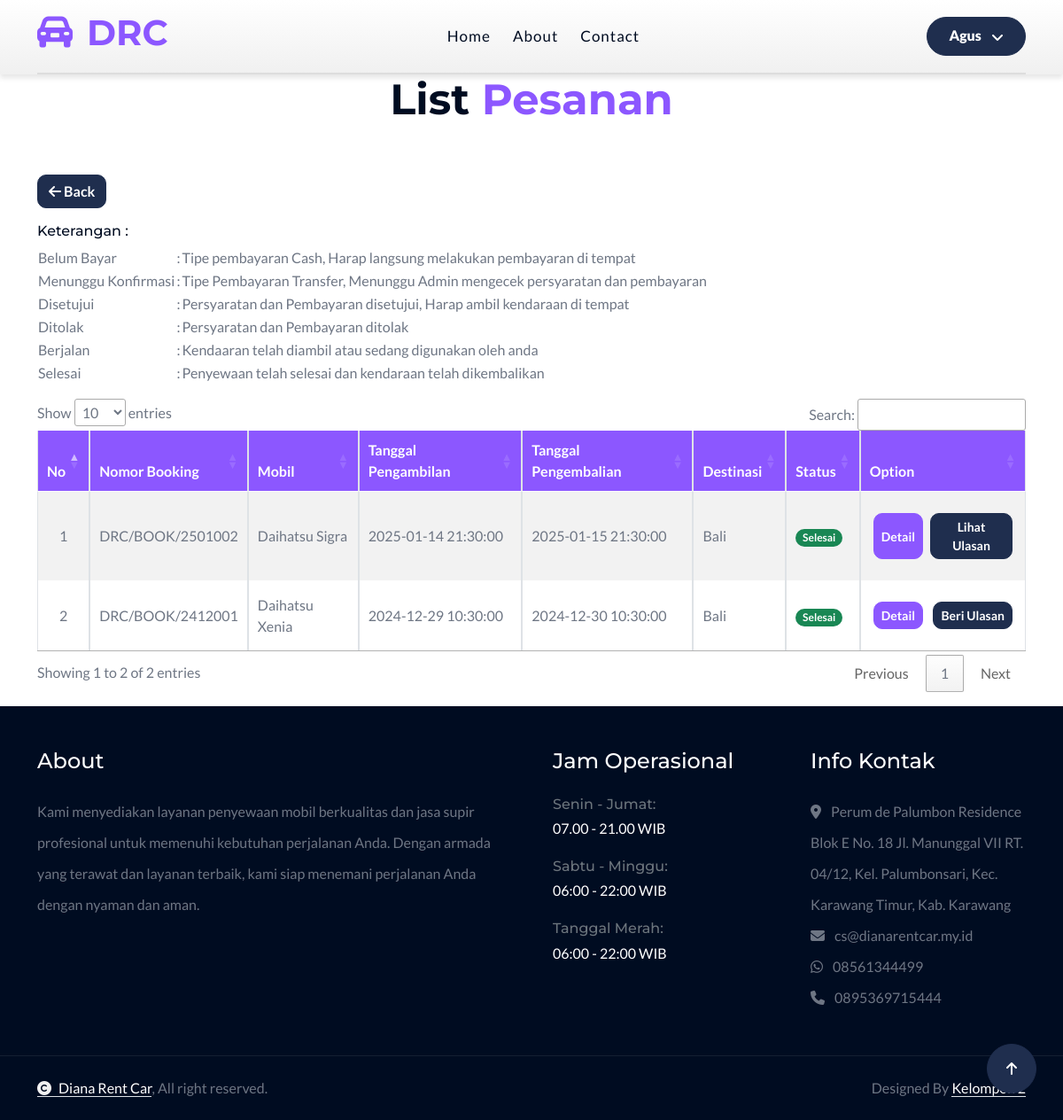
The app's page /index.php?views=transaction_list (signed in) with its own data.
### tables this page shows
CREATE TABLE IF NOT EXISTS `tt_bookings` (
  `id` int NOT NULL AUTO_INCREMENT,
  `uuid` varchar(40) NOT NULL,
  `no_booking` varchar(40) NOT NULL,
  `car_id` int NOT NULL,
  `user_id` int NOT NULL,
  `is_driver` int DEFAULT NULL,
  `driver_id` int DEFAULT NULL,
  `date_start` datetime NOT NULL,
  `date_end` datetime NOT NULL,
  `destination` varchar(255) NOT NULL,
  `harga_mobil` int NOT NULL,
  `total_harga` int NOT NULL,
  `denda_mobil` int DEFAULT NULL,
  `total_denda` int DEFAULT NULL,
  `status` enum('Belum Bayar','Menunggu Konfirmasi','Disetujui','Ditolak','Berjalan','Selesai') NOT NULL,
  `note` text,
  `created_at` timestamp NULL DEFAULT CURRENT_TIMESTAMP,
  `updated_at` timestamp NULL DEFAULT CURRENT_TIMESTAMP ON UPDATE CURRENT_TIMESTAMP,
  PRIMARY KEY (`id`),
  UNIQUE KEY `id` (`id`),
  UNIQUE KEY `no_booking` (`no_booking`),
  KEY `fk_tt_bookings_car_id` (`car_id`),
  KEY `fk_tt_bookings_user_id` (`user_id`),
  KEY `fk_tt_bookings_driver_id` (`driver_id`),
  CONSTRAINT `fk_tt_bookings_car_id` FOREIGN KEY (`car_id`) REFERENCES `tm_cars` (`id`) ON DELETE CASCADE ON UPDATE CASCADE,
  CONSTRAINT `fk_tt_bookings_driver_id` FOREIGN KEY (`driver_id`) REFERENCES `users` (`id`) ON DELETE CASCADE ON UPDATE CASCADE,
  CONSTRAINT `fk_tt_bookings_user_id` FOREIGN KEY (`user_id`) REFERENCES `users` (`id`) ON DELETE CASCADE ON UPDATE CASCADE
);

CREATE TABLE IF NOT EXISTS `tm_cars` (
  `id` int NOT NULL AUTO_INCREMENT,
  `uuid` varchar(36) NOT NULL,
  `merk` varchar(100) NOT NULL,
  `tipe` varchar(100) NOT NULL,
  `jumlah_kursi` int NOT NULL,
  `jumlah_pintu` int NOT NULL,
  `warna` varchar(50) NOT NULL,
  `no_plat` varchar(50) NOT NULL,
  `tahun` year NOT NULL,
  `km` int NOT NULL,
  `jenis_bensin` varchar(50) NOT NULL,
  `harga` int NOT NULL DEFAULT (0),
  `denda` int NOT NULL DEFAULT (0),
  `transmisi` varchar(50) NOT NULL,
  `status` varchar(50) NOT NULL,
  `photo` text,
  `created_by` int DEFAULT NULL,
  `updated_by` int DEFAULT NULL,
  `created_at` datetime DEFAULT CURRENT_TIMESTAMP,
  `updated_at` datetime DEFAULT CURRENT_TIMESTAMP ON UPDATE CURRENT_TIMESTAMP,
  PRIMARY KEY (`id`),
  UNIQUE KEY `id` (`id`),
  UNIQUE KEY `uuid` (`uuid`),
  UNIQUE KEY `no_plat` (`no_plat`)
);

CREATE TABLE IF NOT EXISTS `tm_settings` (
  `id` int NOT NULL AUTO_INCREMENT,
  `uuid` varchar(40) NOT NULL,
  `owner` varchar(50) NOT NULL,
  `photo` varchar(255) NOT NULL,
  `bank` varchar(50) NOT NULL,
  `account_number` varchar(50) NOT NULL,
  `account_name` varchar(50) NOT NULL,
  `address` text NOT NULL,
  `email` varchar(50) NOT NULL,
  `phone_number_1` varchar(14) NOT NULL,
  `phone_number_2` varchar(14) DEFAULT NULL,
  `agreement_1` text NOT NULL,
  `agreement_2` text NOT NULL,
  `visi` text NOT NULL,
  `misi` text NOT NULL,
  `about_company` text NOT NULL,
  `history_company` text NOT NULL,
  `about_footer` text NOT NULL,
  `facebook` varchar(255) DEFAULT NULL,
  `instagram` varchar(255) DEFAULT NULL,
  `twitter` varchar(255) DEFAULT NULL,
  `tiktok` varchar(255) DEFAULT NULL,
  `created_at` timestamp NULL DEFAULT CURRENT_TIMESTAMP,
  `updated_at` timestamp NULL DEFAULT CURRENT_TIMESTAMP ON UPDATE CURRENT_TIMESTAMP,
  PRIMARY KEY (`id`),
  UNIQUE KEY `id` (`id`)
);

### classes/DatabaseExample.php (called while the page is built, shortened)
<?php
class Database
{
    private $host = 'localhost';
    private $db_name = 'dianarentcar';
    private $username = 'root';
    private $password = '';
    public function connect()
    {
        $this->conn = null;
        try {
            $this->conn = new PDO("mysql:host=" . $this->host . ";dbname=" . $this->db_name, $this->username, $this->password);
            $this->conn->setAttribute(PDO::ATTR_ERRMODE, PDO::ERRMODE_EXCEPTION);
        } catch (PDOException $e) {
            echo "Connection Error: " . $e->getMessage();
        }
        return $this->conn;
    }
}

### classes/Booking.php (called while the page is built, shortened)
<?php
class Booking extends Database
{
    private $table = 'tt_bookings';
    public function __construct()
    {
        $this->conn = $this->connect();
    }
    public function getBookingsByUserId($user_id)
    {
        $query = $this->conn->prepare("SELECT * FROM " . $this->table . " WHERE user_id = :user_id" . " ORDER BY created_at DESC");
        $query->execute(['user_id' => $user_id]);
        return $query->fetchAll(PDO::FETCH_ASSOC);
    }
}

### classes/Car.php (called while the page is built, shortened)
<?php
class Car
{
    private $conn;
    private $table = 'tm_cars';
    public function __construct()
    {
        $db = new Database();
        $this->conn = $db->connect();
    }
    public function getCarById($id)
    {
        $query = $this->conn->prepare("SELECT * FROM " . $this->table . " WHERE id = :id");
        $query->execute(['id' => $id]);
        return $query->fetch(PDO::FETCH_ASSOC);
    }
}

### classes/Review.php (called while the page is built, shortened)
<?php
class Review
{
    private $conn;
    private $table = 'tt_reviews';
    public function __construct()
    {
        $db = new Database();
        $this->conn = $db->connect();
    }
    public function getById($id)
    {
        $query = "SELECT * FROM " . $this->table . " WHERE booking_id = ?";
        $stmt = $this->conn->prepare($query);
        $stmt->execute([$id]);
        return $stmt->fetch(PDO::FETCH_ASSOC);
    }
}

### classes/Setting.php (called while the page is built, shortened)
<?php
class Setting
{
    private $conn;
    private $table = 'tm_settings';
    public function __construct()
    {
        $db = new Database();
        $this->conn = $db->connect();
    }
    public function list()
    {
        $query = "SELECT * FROM " . $this->table;
        $stmt = $this->conn->query($query);
        return $stmt->fetchAll(PDO::FETCH_ASSOC);
    }
}

### views/transaction_list.php (the view, shortened to what this page needs)
<?php
require_once 'classes/Booking.php';
require_once 'classes/Car.php';
require_once 'classes/Review.php';
$getBooking = new Booking();
$getCar = new Car();
$user_id = $_SESSION['user_id'];
$bookings = $getBooking->getBookingsByUserId($user_id);
$no = 1;
?>
<div class="container-fluid contact mb-3">
    <div class="container">
        <div class="text-center mx-auto pb-5 wow fadeInUp" data-wow-delay="0.1s" style="max-width: 800px;">
            <h1 class="display-5 text-capitalize">List <span class="text-primary">Pesanan</span></h1>
        </div>
        <div class="wow fadeInUp" data-wow-delay="0.1s">
            <a href="?views=home" class="btn btn-secondary"><i class="fa fa-arrow-left text-white"></i> Back</a>
        </div>
        <div class="wow fadeInUp mt-3" data-wow-delay="0.1s">
            <h6>Keterangan : </h6>
            <table>
                <tr>
                    <td>Belum Bayar</td>
                    <td>:</td>
                    <td>Tipe pembayaran Cash, Harap langsung melakukan pembayaran di tempat</td>
                </tr>
                <tr>
                    <td>Menunggu Konfirmasi</td>
                    <td>:</td>
                    <td>Tipe Pembayaran Transfer, Menunggu Admin mengecek persyaratan dan pembayaran</td>
                </tr>
                <tr>
                    <td>Disetujui</td>
                    <td>:</td>
                    <td>Persyaratan dan Pembayaran disetujui, Harap ambil kendaraan di tempat</td>
                </tr>
                <tr>
                    <td>Ditolak</td>
                    <td>:</td>
                    <td>Persyaratan dan Pembayaran ditolak</td>
                </tr>
                <tr>
                    <td>Berjalan</td>
                    <td>:</td>
                    <td>Kendaaran telah diambil atau sedang digunakan oleh anda</td>
                </tr>
                <tr>
                    <td>Selesai</td>
                    <td>:</td>
                    <td>Penyewaan telah selesai dan kendaraan telah dikembalikan</td>
                </tr>
            </table>
        </div>
        <div class="row g-5 pt-3">
            <div class="col-12 wow fadeInUp" data-wow-delay="0.1s">
                <div class="row table-responsive">
                    <table class="table table-bordered table-striped" id="transactionListTable" width="100%">
                        <thead class="bg-primary text-white">
                            <tr>
                                <th>No</th>
                                <th>Nomor Booking</th>
                                <th>Mobil</th>
                                <th>Tanggal Pengambilan</th>
                                <th>Tanggal Pengembalian</th>
                                <th>Destinasi</th>
                                <th>Status</th>
                                <th>Option</th>
                            </tr>
                        </thead>
                        <tbody>
                            <?php foreach ($bookings as $booking): ?>
                                <?php
                                $car = $getCar->getCarById($booking['car_id']);
                                ?>
                                <tr>
                                    <td class="text-center align-content-center"><?php echo $no++; ?></td>
                                    <td class="align-content-center"><?php echo htmlspecialchars($booking['no_booking']); ?></td>
                                    <td class="align-content-center"><?php echo htmlspecialchars($car['merk']); ?> <?php echo htmlspecialchars($car['tipe']); ?></td>
                                    <td class="align-content-center"><?php echo htmlspecialchars($booking['date_start']); ?></td>
                                    <td class="align-content-center"><?php echo htmlspecialchars($booking['date_end']); ?></td>
                                    <td class="align-content-center"><?php echo htmlspecialchars($booking['destination']); ?></td>
                                    <?php
                                    if ($booking['status'] == 'Belum Bayar' || $booking['status'] == 'Menunggu Konfirmasi') {
                                        $color = 'warning';
                                    } else if ($booking['status'] == 'Disetujui' || $booking['status'] == 'Berjalan') {
                                        $color = 'info';
                                    } else if ($booking['status'] == 'Ditolak') {
                                        $color = 'danger';
                                    } else if ($booking['status'] == 'Selesai') {
                                        $color = 'success';
                                    }
                                    ?>
                                    <td class="align-content-center"><span class="badge bg-<?php echo $color; ?>"><?php echo htmlspecialchars($booking['status']); ?></span></td>
                                    <td>
                                        <div class="d-flex justify-content-between">
                                            <?php
                                            $modelReview = new Review();
                                            $review = $modelReview->getById($booking['id']);
                                            ?>
                                            <a href="?views=transaction&uuid=<?php echo htmlspecialchars($booking['uuid']); ?>" class="btn btn-primary btn-sm mx-1 d-flex align-items-center justify-content-center m-3">Detail</a>
                                            <?php if ($booking['status'] == 'Selesai'): ?>
                                                <?php if (!$review): ?>
                                                    <button type="button"
                                                        class="btn btn-secondary btn-sm mx-1 d-flex align-items-center justify-content-center m-3"
                                                        data-bs-toggle="modal"
                                                        data-bs-target="#reviewModal"
                                                        data-uuid="<?php echo htmlspecialchars($booking['uuid']); ?>">
                                                        Beri Ulasan
                                                    </button>
                                                <?php else: ?>
                                                    <button type="button"
                                                        class="btn btn-secondary btn-sm mx-1 d-flex align-items-center justify-content-center m-3 btn-view-review"
                                                        data-bs-toggle="modal"
                                                        data-bs-target="#showReviewModal"
                                                        data-uuid="<?php echo htmlspecialchars($booking['uuid']); ?>">
                                                        Lihat Ulasan
                                                    </button>
                                                <?php endif; ?>
                                            <?php endif; ?>
                                        </div>
                                    </td>
                                </tr>
                            <?php endforeach; ?>
                        </tbody>
                    </table>
                </div>
            </div>
        </div>
    </div>
</div>

### layouts/footer.php (shortened to what this page needs)
<?php
require_once __DIR__ . '/../classes/Setting.php';
$getSetting = new Setting();
$setting = $getSetting->list()[0];
$address = $setting['address'];
$email = $setting['email'];
$phone_number_1 = $setting['phone_number_1'];
$phone_number_2 = $setting['phone_number_2'];
?>
<div class="container-fluid footer py-5 wow fadeIn" data-wow-delay="0.2s">
    <div class="container">
        <div class="row g-5">
            <div class="col-md-6 col-lg-6 col-xl-6">
                <div class="footer-item d-flex flex-column">
                    <div class="footer-item">
                        <h4 class="text-white mb-4">About</h4>
                        <p class="mb-3"><?php echo $setting['about_footer']; ?></p>
                    </div>
                </div>
            </div>
            <div class="col-md-6 col-lg-6 col-xl-3">
                <div class="footer-item d-flex flex-column">
                    <h4 class="text-white mb-4">Jam Operasional</h4>
                    <div class="mb-3">
                        <h6 class="text-muted mb-0">Senin - Jumat:</h6>
                        <p class="text-white mb-0">07.00 - 21.00 WIB</p>
                    </div>
                    <div class="mb-3">
                        <h6 class="text-muted mb-0">Sabtu - Minggu:</h6>
                        <p class="text-white mb-0">06:00 - 22:00 WIB</p>
                    </div>
                    <div class="mb-3">
                        <h6 class="text-muted mb-0">Tanggal Merah:</h6>
                        <p class="text-white mb-0">06:00 - 22:00 WIB</p>
                    </div>
                </div>
            </div>
            <div class="col-md-6 col-lg-6 col-xl-3">
                <div class="footer-item d-flex flex-column">
                    <h4 class="text-white mb-4">Info Kontak</h4>
                    <a href="https://maps.app.goo.gl/hHdMvZpLid1f6yETA" target="_blank"><i class="fa fa-map-marker-alt me-2"></i> <?php echo htmlspecialchars($address); ?></a>
                    <a href="mailto:<?php echo htmlspecialchars($email); ?>"><i class="fas fa-envelope me-2"></i> <?php echo htmlspecialchars($email); ?></a>
                    <?php
                    $phone_number_1_62 = ltrim($phone_number_1, '0');
                    $phone_number = '62' . $phone_number_1_62;
                    ?>
                    <a href="https://wa.me/<?php echo htmlspecialchars($phone_number); ?>" target="_blank"><i class="fab fa-whatsapp me-2"></i> <?php echo htmlspecialchars($phone_number_1); ?></a>
                    <a href="tel:<?php echo htmlspecialchars($phone_number_2); ?>"><i class="fas fa-phone me-2"></i> <?php echo htmlspecialchars($phone_number_2); ?></a>
                </div>
            </div>
        </div>
    </div>
</div>
<div class="container-fluid copyright py-4">
    <div class="container">
        <div class="row g-4 align-items-center">
            <div class="col-md-6 text-center text-md-start mb-md-0">
                <span class="text-body"><a href="#" class="border-bottom text-white"><i class="fas fa-copyright text-light me-2"></i>Diana Rent Car</a>, All right reserved.</span>
            </div>
            <div class="col-md-6 text-center text-md-end text-body">
                Designed By <a class="border-bottom text-white" href="#">Kelompok 2</a>
            </div>
        </div>
    </div>
</div>

### records on screen
tt_bookings: no_booking "DRC/BOOK/2501002", car.merk "Daihatsu", car.tipe "Sigra", date_start "2025-01-14 21:30:00", date_end "2025-01-15 21:30:00", destination "Bali", status "Selesai"
tt_bookings: no_booking "DRC/BOOK/2412001", car.merk "Daihatsu", car.tipe "Xenia", date_start "2024-12-29 10:30:00", date_end "2024-12-30 10:30:00", destination "Bali", status "Selesai"
tm_settings: about_footer "Kami menyediakan layanan penyewaan mobil berkualitas dan jasa supir profesional untuk memenuhi kebutuhan perjalanan Anda. Dengan armada yang terawat dan layanan terbaik, kami siap menemani perjalanan Anda dengan nyaman dan aman.", address "Perum de Palumbon Residence Blok E No. 18 Jl. Manunggal VII RT. 04/12, Kel. Palumbonsari, Kec. Karawang Timur, Kab. Karawang", email "cs@dianarentcar.my.id", phone_number_1 "08561344499", phone_number_2 "0895369715444"

### other values on screen
$_SESSION['user_name'] "Agus"
